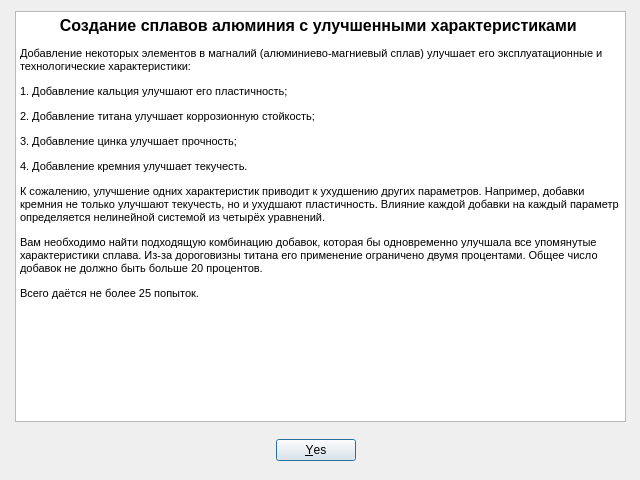
<?xml version="1.0" encoding="UTF-8"?>
<ui version="4.0">
 <class>HelpDialog</class>
 <widget class="QDialog" name="HelpDialog">
  <property name="geometry">
   <rect>
    <x>0</x>
    <y>0</y>
    <width>640</width>
    <height>480</height>
   </rect>
  </property>
  <property name="sizePolicy">
   <sizepolicy hsizetype="Fixed" vsizetype="Fixed">
    <horstretch>0</horstretch>
    <verstretch>0</verstretch>
   </sizepolicy>
  </property>
  <property name="minimumSize">
   <size>
    <width>640</width>
    <height>480</height>
   </size>
  </property>
  <property name="maximumSize">
   <size>
    <width>640</width>
    <height>480</height>
   </size>
  </property>
  <property name="windowTitle">
   <string>Справка</string>
  </property>
  <widget class="QDialogButtonBox" name="buttonBox">
   <property name="geometry">
    <rect>
     <x>10</x>
     <y>430</y>
     <width>611</width>
     <height>41</height>
    </rect>
   </property>
   <property name="orientation">
    <enum>Qt::Horizontal</enum>
   </property>
   <property name="standardButtons">
    <set>QDialogButtonBox::Yes</set>
   </property>
   <property name="centerButtons">
    <bool>true</bool>
   </property>
  </widget>
  <widget class="QTextBrowser" name="textBrowser">
   <property name="geometry">
    <rect>
     <x>15</x>
     <y>11</y>
     <width>611</width>
     <height>411</height>
    </rect>
   </property>
   <property name="html">
    <string>&lt;!DOCTYPE HTML PUBLIC &quot;-//W3C//DTD HTML 4.0//EN&quot; &quot;http://www.w3.org/TR/REC-html40/strict.dtd&quot;&gt;
&lt;html&gt;&lt;head&gt;&lt;meta name=&quot;qrichtext&quot; content=&quot;1&quot; /&gt;&lt;style type=&quot;text/css&quot;&gt;
p, li { white-space: pre-wrap; }
&lt;/style&gt;&lt;/head&gt;&lt;body style=&quot; font-family:'MS Shell Dlg 2'; font-size:8.25pt; font-weight:400; font-style:normal;&quot;&gt;
&lt;p align=&quot;center&quot; style=&quot; margin-top:18px; margin-bottom:12px; margin-left:0px; margin-right:0px; -qt-block-indent:0; text-indent:0px;&quot;&gt;&lt;span style=&quot; font-size:12pt; font-weight:600;&quot;&gt;Создание сплавов алюминия с улучшенными характеристиками&lt;/span&gt;&lt;span style=&quot; font-size:12pt;&quot;&gt; &lt;/span&gt;&lt;/p&gt;
&lt;p style=&quot; margin-top:12px; margin-bottom:12px; margin-left:0px; margin-right:0px; -qt-block-indent:0; text-indent:0px;&quot;&gt;&lt;span style=&quot; font-size:8pt;&quot;&gt;Добавление некоторых элементов в магналий (алюминиево-магниевый сплав) улучшает его эксплуатационные и технологические характеристики:&lt;/span&gt;&lt;/p&gt;
&lt;p style=&quot; margin-top:12px; margin-bottom:12px; margin-left:0px; margin-right:0px; -qt-block-indent:0; text-indent:0px;&quot;&gt;&lt;span style=&quot; font-size:8pt;&quot;&gt;1. Добавление кальция улучшают его пластичность; &lt;/span&gt;&lt;/p&gt;
&lt;p style=&quot; margin-top:12px; margin-bottom:12px; margin-left:0px; margin-right:0px; -qt-block-indent:0; text-indent:0px;&quot;&gt;&lt;span style=&quot; font-size:8pt;&quot;&gt;2. Добавление титана улучшает коррозионную стойкость; &lt;/span&gt;&lt;/p&gt;
&lt;p style=&quot; margin-top:12px; margin-bottom:12px; margin-left:0px; margin-right:0px; -qt-block-indent:0; text-indent:0px;&quot;&gt;&lt;span style=&quot; font-size:8pt;&quot;&gt;3. Добавление цинка улучшает прочность; &lt;/span&gt;&lt;/p&gt;
&lt;p style=&quot; margin-top:12px; margin-bottom:12px; margin-left:0px; margin-right:0px; -qt-block-indent:0; text-indent:0px;&quot;&gt;&lt;span style=&quot; font-size:8pt;&quot;&gt;4. Добавление кремния улучшает текучесть. &lt;/span&gt;&lt;/p&gt;
&lt;p style=&quot; margin-top:12px; margin-bottom:12px; margin-left:0px; margin-right:0px; -qt-block-indent:0; text-indent:0px;&quot;&gt;&lt;span style=&quot; font-size:8pt;&quot;&gt;К сожалению, улучшение одних характеристик приводит к ухудшению других параметров. Например, добавки кремния не только улучшают текучесть, но и ухудшают пластичность. Влияние каждой добавки на каждый параметр определяется нелинейной системой из четырёх уравнений. &lt;/span&gt;&lt;/p&gt;
&lt;p style=&quot; margin-top:12px; margin-bottom:12px; margin-left:0px; margin-right:0px; -qt-block-indent:0; text-indent:0px;&quot;&gt;&lt;span style=&quot; font-size:8pt;&quot;&gt;Вам необходимо найти подходящую комбинацию добавок, которая бы одновременно улучшала все упомянутые характеристики сплава. Из-за дороговизны титана его применение ограничено двумя процентами. Общее число добавок не должно быть больше 20 процентов. &lt;/span&gt;&lt;/p&gt;
&lt;p style=&quot; margin-top:12px; margin-bottom:12px; margin-left:0px; margin-right:0px; -qt-block-indent:0; text-indent:0px;&quot;&gt;&lt;span style=&quot; font-size:8pt;&quot;&gt;Всего даётся не более 25 попыток. &lt;/span&gt;&lt;/p&gt;&lt;/body&gt;&lt;/html&gt;</string>
   </property>
  </widget>
 </widget>
 <resources/>
 <connections>
  <connection>
   <sender>buttonBox</sender>
   <signal>accepted()</signal>
   <receiver>HelpDialog</receiver>
   <slot>accept()</slot>
   <hints>
    <hint type="sourcelabel">
     <x>248</x>
     <y>254</y>
    </hint>
    <hint type="destinationlabel">
     <x>157</x>
     <y>274</y>
    </hint>
   </hints>
  </connection>
  <connection>
   <sender>buttonBox</sender>
   <signal>rejected()</signal>
   <receiver>HelpDialog</receiver>
   <slot>reject()</slot>
   <hints>
    <hint type="sourcelabel">
     <x>316</x>
     <y>260</y>
    </hint>
    <hint type="destinationlabel">
     <x>286</x>
     <y>274</y>
    </hint>
   </hints>
  </connection>
 </connections>
</ui>
